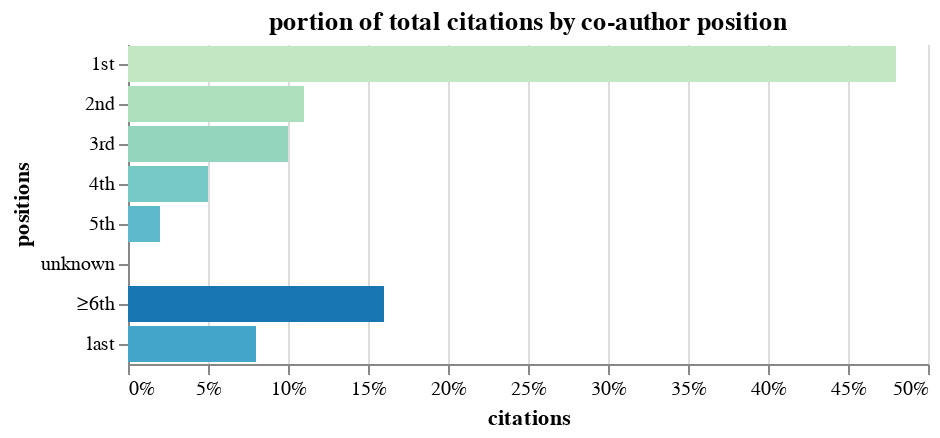

Here is the notebook cell this chart was saved with:
### Markdown cell above
# Plot w/ Altair

### Code cell
def bar_chart(df):
    return alt.Chart(df).mark_bar().encode(
        alt.X('citations', axis=alt.Axis(format='%')),
        alt.Y('positions', sort=None),
        color=alt.Color(
            "positions", 
            scale=alt.Scale(scheme="greenblue"), 
            legend=None
            )
        ).properties(
            title='portion of total citations by co-author position'
        ).configure_axisX(
            labelAngle=0
        ).configure_view(
            strokeWidth=0
        )


bar_chart(percents_df).display()

### Figure 1 — Vega-Lite specification as saved in the notebook (floating-point values rounded to 4 significant figures)
{"config": {"view": {"continuousWidth": 400, "continuousHeight": 300, "strokeWidth": 0}, "axisX": {"labelAngle": 0}}, "data": {"name": "data-e2278d471789a4d65b142068324739b5"}, "mark": "bar", "encoding": {"color": {"type": "nominal", "field": "positions", "legend": null, "scale": {"scheme": "greenblue"}}, "x": {"type": "quantitative", "axis": {"format": "%"}, "field": "citations"}, "y": {"type": "nominal", "field": "positions", "sort": null}}, "title": "portion of total citations by co-author position", "$schema": "https://vega.github.io/schema/vega-lite/v4.0.2.json", "datasets": {"data-e2278d471789a4d65b142068324739b5": [{"positions": "1st", "citations": 0.48}, {"positions": "2nd", "citations": 0.11}, {"positions": "3rd", "citations": 0.1}, {"positions": "4th", "citations": 0.05}, {"positions": "5th", "citations": 0.02}, {"positions": "unknown", "citations": 0.0}, {"positions": "≥6th", "citations": 0.16}, {"positions": "last", "citations": 0.08}]}}
